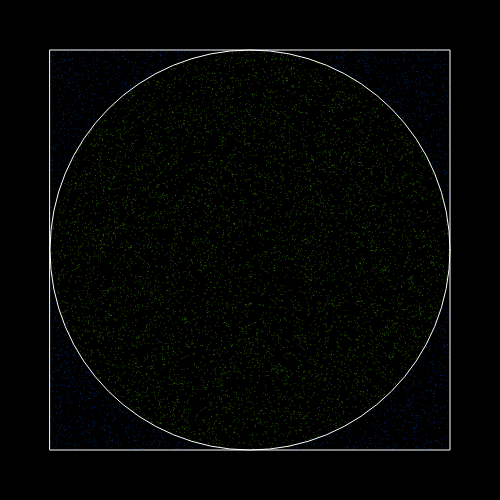
Frame 1 (no input)
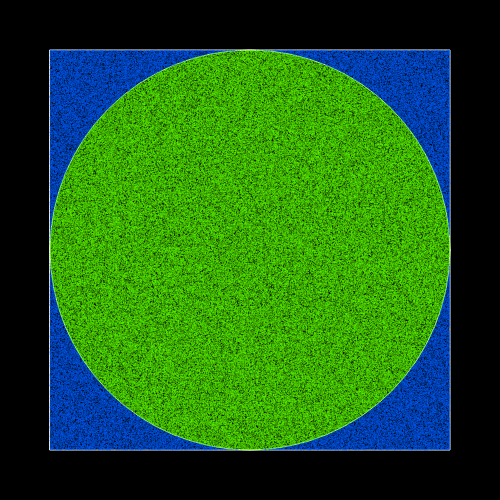
Frame 60 (no input)
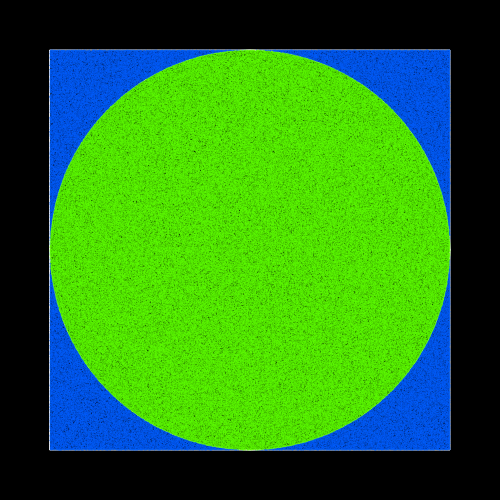
Frame 120 (the mouse pressed at the canvas centre since frame 60)

The p5.js sketch that drew these frames (run headless with seeded random() and noise() and a simulated clock; from frame 60 on, the mouse is pressed at the canvas centre):

// p5.js sketch
// ── sketch.js

let r = 200;

let total = 0;
let circle = 0;

let recordPI = 0;

function setup() {
  createCanvas(500, 500);
  background(0);
  translate(width/2, height/2);
  stroke(255);
  strokeWeight(1);
  noFill();
  ellipse(0, 0, r*2, r*2);
  rectMode(CENTER);
  rect(0, 0, r*2, r*2);
}

function draw() {
  translate(width/2, height/2);

  for (let i = 0; i < 10000; i++) {
    let x = random(-r, r);
    let y = random(-r, r);
    total++;

    let d = x * x + y * y;
    if (d < (r * r)) {
      circle++;
      stroke(100, 255, 0, 100);
    } else {
      stroke(0, 100, 255, 100);
    }
    strokeWeight(1);
    point(x, y);

    let pi = 4 * (circle / total);
    let recordDiff = Math.abs(Math.PI - recordPI);
    let diff = Math.abs(Math.PI - pi);
    if (diff < recordDiff) {
      recordDiff = diff;
      recordPI = pi;
      console.log(recordPI);
    }
  }
}
